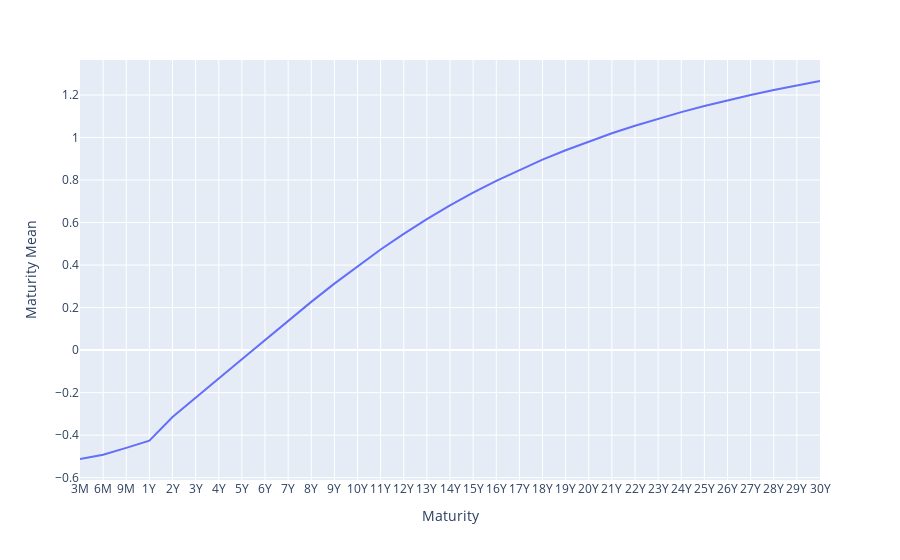

Notebook code cell kept with this figure:
### Code cell
from turtle import color
import plotly.express as px

fig=px.line(yc_mean_sort,x=yc_mean_sort.index,y='Maturity Mean')
fig

### Figure 1 — Plotly figure (JSON) as saved in the notebook; plotly's stock layout.template omitted (floating-point values rounded to 4 significant figures)
{"data": [{"hovertemplate": "Maturity=%{x}<br>Maturity Mean=%{y}<extra></extra>", "legendgroup": "", "line": {"color": "#636efa", "dash": "solid"}, "marker": {"symbol": "circle"}, "mode": "lines", "name": "", "orientation": "v", "showlegend": false, "type": "scatter", "x": ["3M", "6M", "9M", "1Y", "2Y", "3Y", "4Y", "5Y", "6Y", "7Y", "8Y", "9Y", "10Y", "11Y", "12Y", "13Y", "14Y", "15Y", "16Y", "17Y", "18Y", "19Y", "20Y", "21Y", "22Y", "23Y", "24Y", "25Y", "26Y", "27Y", "28Y", "29Y", "30Y"], "xaxis": "x", "y": [-0.5122, -0.4924, -0.4597, -0.4262, -0.3148, -0.2227, -0.1336, -0.04351, 0.04744, 0.138, 0.2269, 0.3129, 0.3952, 0.4733, 0.5469, 0.6159, 0.6803, 0.7403, 0.7961, 0.8478, 0.8958, 0.9404, 0.9817, 1.02, 1.056, 1.089, 1.12, 1.148, 1.175, 1.2, 1.223, 1.245, 1.266], "yaxis": "y"}], "layout": {"autosize": true, "legend": {"tracegroupgap": 0}, "margin": {"t": 60}, "xaxis": {"anchor": "y", "autorange": true, "domain": [0, 1], "range": [0, 32], "title": {"text": "Maturity"}, "type": "category"}, "yaxis": {"anchor": "x", "autorange": true, "domain": [0, 1], "range": [-0.611, 1.365], "title": {"text": "Maturity Mean"}, "type": "linear"}}}
